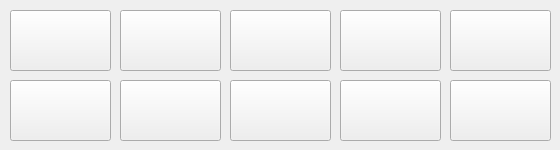
     <widget class="QWidget" name="tab9">
      <attribute name="title">
       <string>91-100</string>
      </attribute>
      <widget class="QPushButton" name="pushButton_91">
       <property name="geometry">
        <rect>
         <x>10</x>
         <y>10</y>
         <width>101</width>
         <height>61</height>
        </rect>
       </property>
       <property name="cursor">
        <cursorShape>ArrowCursor</cursorShape>
       </property>
       <property name="text">
        <string/>
       </property>
       <property name="icon">
        <iconset resource="../../icons.qrc">
         <normaloff>:/images/icons/process-stop.png</normaloff>:/images/icons/process-stop.png</iconset>
       </property>
       <property name="iconSize">
        <size>
         <width>36</width>
         <height>36</height>
        </size>
       </property>
      </widget>
      <widget class="QPushButton" name="pushButton_92">
       <property name="geometry">
        <rect>
         <x>120</x>
         <y>10</y>
         <width>101</width>
         <height>61</height>
        </rect>
       </property>
       <property name="cursor">
        <cursorShape>ArrowCursor</cursorShape>
       </property>
       <property name="text">
        <string/>
       </property>
       <property name="icon">
        <iconset resource="../../icons.qrc">
         <normaloff>:/images/icons/process-stop.png</normaloff>:/images/icons/process-stop.png</iconset>
       </property>
       <property name="iconSize">
        <size>
         <width>36</width>
         <height>36</height>
        </size>
       </property>
      </widget>
      <widget class="QPushButton" name="pushButton_93">
       <property name="geometry">
        <rect>
         <x>230</x>
         <y>10</y>
         <width>101</width>
         <height>61</height>
        </rect>
       </property>
       <property name="cursor">
        <cursorShape>ArrowCursor</cursorShape>
       </property>
       <property name="text">
        <string/>
       </property>
       <property name="icon">
        <iconset resource="../../icons.qrc">
         <normaloff>:/images/icons/process-stop.png</normaloff>:/images/icons/process-stop.png</iconset>
       </property>
       <property name="iconSize">
        <size>
         <width>36</width>
         <height>36</height>
        </size>
       </property>
      </widget>
      <widget class="QPushButton" name="pushButton_94">
       <property name="geometry">
        <rect>
         <x>340</x>
         <y>10</y>
         <width>101</width>
         <height>61</height>
        </rect>
       </property>
       <property name="cursor">
        <cursorShape>ArrowCursor</cursorShape>
       </property>
       <property name="text">
        <string/>
       </property>
       <property name="icon">
        <iconset resource="../../icons.qrc">
         <normaloff>:/images/icons/process-stop.png</normaloff>:/images/icons/process-stop.png</iconset>
       </property>
       <property name="iconSize">
        <size>
         <width>36</width>
         <height>36</height>
        </size>
       </property>
      </widget>
      <widget class="QPushButton" name="pushButton_95">
       <property name="geometry">
        <rect>
         <x>450</x>
         <y>10</y>
         <width>101</width>
         <height>61</height>
        </rect>
       </property>
       <property name="cursor">
        <cursorShape>ArrowCursor</cursorShape>
       </property>
       <property name="text">
        <string/>
       </property>
       <property name="icon">
        <iconset resource="../../icons.qrc">
         <normaloff>:/images/icons/process-stop.png</normaloff>:/images/icons/process-stop.png</iconset>
       </property>
       <property name="iconSize">
        <size>
         <width>36</width>
         <height>36</height>
        </size>
       </property>
      </widget>
      <widget class="QPushButton" name="pushButton_96">
       <property name="geometry">
        <rect>
         <x>10</x>
         <y>80</y>
         <width>101</width>
         <height>61</height>
        </rect>
       </property>
       <property name="cursor">
        <cursorShape>ArrowCursor</cursorShape>
       </property>
       <property name="text">
        <string/>
       </property>
       <property name="icon">
        <iconset resource="../../icons.qrc">
         <normaloff>:/images/icons/process-stop.png</normaloff>:/images/icons/process-stop.png</iconset>
       </property>
       <property name="iconSize">
        <size>
         <width>36</width>
         <height>36</height>
        </size>
       </property>
      </widget>
      <widget class="QPushButton" name="pushButton_97">
       <property name="geometry">
        <rect>
         <x>120</x>
         <y>80</y>
         <width>101</width>
         <height>61</height>
        </rect>
       </property>
       <property name="cursor">
        <cursorShape>ArrowCursor</cursorShape>
       </property>
       <property name="text">
        <string/>
       </property>
       <property name="icon">
        <iconset resource="../../icons.qrc">
         <normaloff>:/images/icons/process-stop.png</normaloff>:/images/icons/process-stop.png</iconset>
       </property>
       <property name="iconSize">
        <size>
         <width>36</width>
         <height>36</height>
        </size>
       </property>
      </widget>
      <widget class="QPushButton" name="pushButton_98">
       <property name="geometry">
        <rect>
         <x>230</x>
         <y>80</y>
         <width>101</width>
         <height>61</height>
        </rect>
       </property>
       <property name="cursor">
        <cursorShape>ArrowCursor</cursorShape>
       </property>
       <property name="text">
        <string/>
       </property>
       <property name="icon">
        <iconset resource="../../icons.qrc">
         <normaloff>:/images/icons/process-stop.png</normaloff>:/images/icons/process-stop.png</iconset>
       </property>
       <property name="iconSize">
        <size>
         <width>36</width>
         <height>36</height>
        </size>
       </property>
      </widget>
      <widget class="QPushButton" name="pushButton_99">
       <property name="geometry">
        <rect>
         <x>340</x>
         <y>80</y>
         <width>101</width>
         <height>61</height>
        </rect>
       </property>
       <property name="cursor">
        <cursorShape>ArrowCursor</cursorShape>
       </property>
       <property name="text">
        <string/>
       </property>
       <property name="icon">
        <iconset resource="../../icons.qrc">
         <normaloff>:/images/icons/process-stop.png</normaloff>:/images/icons/process-stop.png</iconset>
       </property>
       <property name="iconSize">
        <size>
         <width>36</width>
         <height>36</height>
        </size>
       </property>
      </widget>
      <widget class="QPushButton" name="pushButton_100">
       <property name="geometry">
        <rect>
         <x>450</x>
         <y>80</y>
         <width>101</width>
         <height>61</height>
        </rect>
       </property>
       <property name="cursor">
        <cursorShape>ArrowCursor</cursorShape>
       </property>
       <property name="text">
        <string/>
       </property>
       <property name="icon">
        <iconset resource="../../icons.qrc">
         <normaloff>:/images/icons/process-stop.png</normaloff>:/images/icons/process-stop.png</iconset>
       </property>
       <property name="iconSize">
        <size>
         <width>36</width>
         <height>36</height>
        </size>
       </property>
      </widget>
     </widget>
